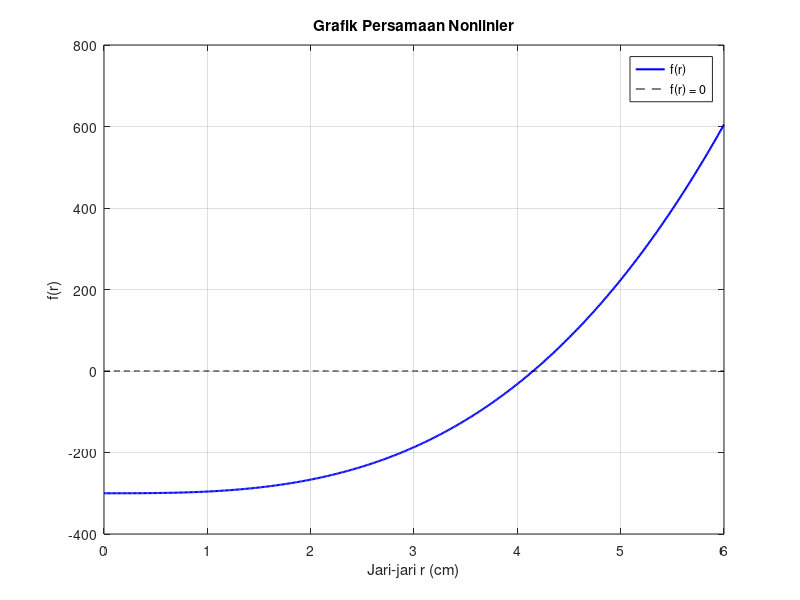

Recreate this plot in MATLAB.

clc;
clear;
close all;

% Volume bola yang diketahui
VbolaDiketahui = 300;

% Persamaan nonlinier
f = @(r) (4/3)*pi*r.^3 - VbolaDiketahui;

% Membuat grafik
rGrafik = linspace(0, 6, 500);

figure;
plot(rGrafik, f(rGrafik), 'b-', 'LineWidth', 1.5);
hold on;
plot(rGrafik, zeros(size(rGrafik)), 'k--');

grid on;
xlabel('Jari-jari r (cm)');
ylabel('f(r)');
title('Grafik Persamaan Nonlinier');
legend('f(r)', 'f(r) = 0', 'Location', 'best');
hold off;

% Menyimpan grafik
saveas(gcf, 'Kasus3_Grafik_Interval.png');

% INTERVAL AWAL
a = 4;
b = 5;

fa = f(a);
fb = f(b);

fprintf('INTERVAL AWAL\n');
fprintf('f(4) = %.6f\n', fa);
fprintf('f(5) = %.6f\n\n', fb);

% Memastikan interval mengurung akar
if fa*fb > 0
    error('Interval awal tidak mengurung akar.');
end

% Parameter metode biseksi
tol = 1e-8;
maxIter = 100;

% PROSES ITERASI BISEKSI
for iter = 1:maxIter

    % Menghitung titik tengah
    c = (a + b)/2;
    fc = f(c);

    % Batas galat jari-jari
    batasGalatR = (b - a)/2;

    % Kondisi berhenti
    if abs(fc) < tol || batasGalatR < tol
        break;
    end

    % Memperbarui interval
    if fa*fc < 0
        b = c;
        fb = fc;
    else
        a = c;
        fa = fc;
    end

end

% HASIL AKHIR
r = c;
tinggiTabung = 2*r;

VbolaHitung = (4/3)*pi*r^3;
Vtabung = pi*r^2*tinggiTabung;
VluarBola = Vtabung - VbolaHitung;

fprintf('HASIL METODE BISEKSI\n');
fprintf('Jumlah iterasi = %d\n', iter);
fprintf('Jari-jari bola = %.8f cm\n', r);
fprintf('Jari-jari tabung = %.8f cm\n', r);
fprintf('Tinggi tabung = %.8f cm\n', tinggiTabung);
fprintf('Volume bola = %.6f cm^3\n', VbolaHitung);
fprintf('Volume tabung = %.6f cm^3\n', Vtabung);
fprintf('Volume tabung di luar bola = %.6f cm^3\n', VluarBola);
fprintf('f(r) pada pendekatan akhir = %.10e\n', fc);
fprintf('Batas galat jari-jari = %.10e cm\n', batasGalatR);
